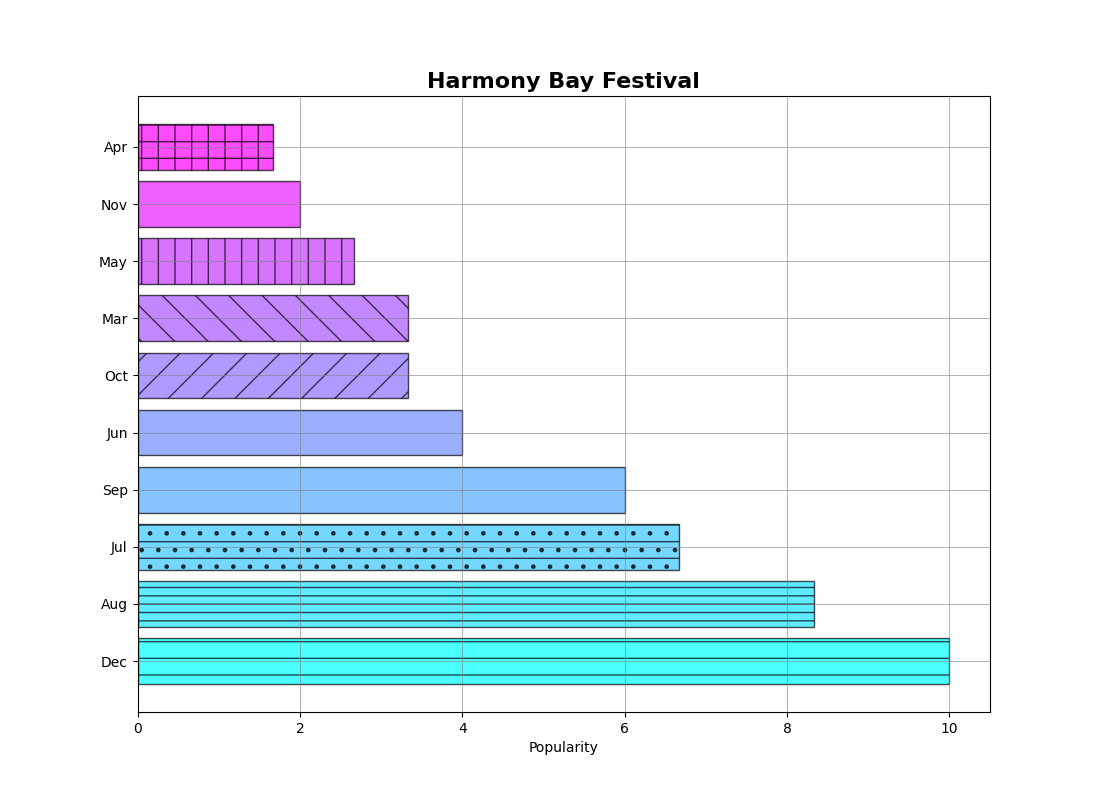

Source code (Python):
import numpy as np
import matplotlib.pyplot as plt

# Data for months and popularity scores
months = np.array(['Mar', 'Apr', 'May', 'Jun', 'Jul', 'Aug', 'Sep', 'Oct', 'Nov', 'Dec'])
popularity_scores = np.array([10, 5, 8, 12, 20, 25, 18, 10, 6, 30])

# Sort months based on popularity
sorted_indices = np.argsort(popularity_scores)[::-1]
sorted_months = months[sorted_indices]
sorted_popularity_scores = popularity_scores[sorted_indices]

# Calculate radii for plotting
max_radius = 10
radii = sorted_popularity_scores / sorted_popularity_scores.max() * max_radius

plt.figure(figsize=(11, 8))

colors = plt.cm.cool(np.linspace(0, 1, len(months)))
patterns = ['-', '--', '-.', ':', '', '/', '\\', '|', '_', '+', 'x', 'o']

# Plot the chart
for i, (month, radius) in enumerate(zip(sorted_months, radii)):
    plt.barh(month, radius, color=colors[i], edgecolor='black', hatch=patterns[i % len(patterns)], alpha=0.7)

plt.xlabel('Popularity')
plt.title("Harmony Bay Festival", fontsize=16, fontweight='bold')
plt.grid(visible=False, color='grey', linestyle='-', linewidth=0.7, alpha=0.6)

plt.show()
